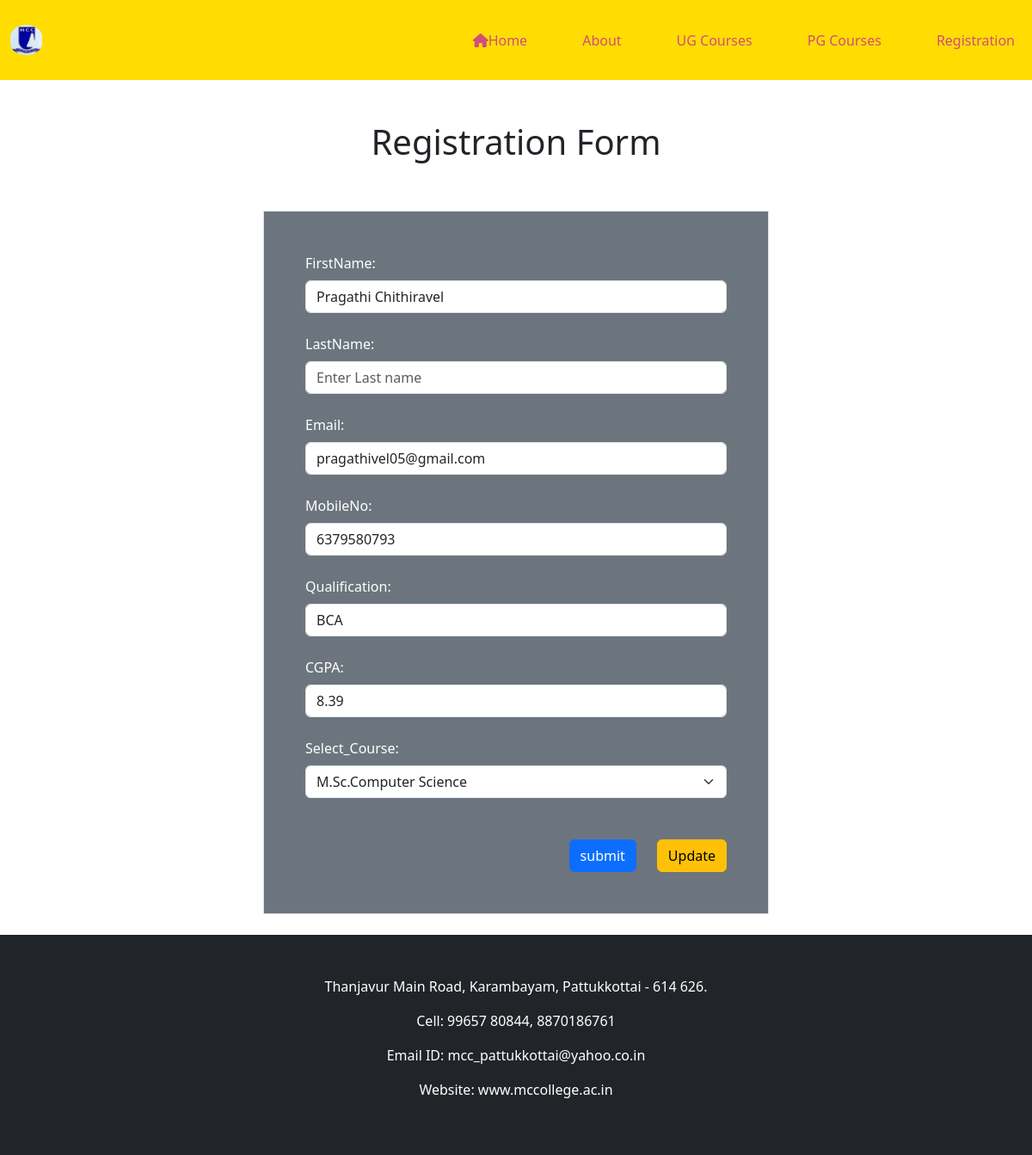
The page /Register-form.php?id=1 on the database its author committed.
### tables this page shows
CREATE TABLE `users` (
  `id` int(11) NOT NULL,
  `Name` varchar(50) DEFAULT NULL,
  `Email` varchar(100) DEFAULT NULL,
  `Mobile` varchar(20) DEFAULT NULL,
  `Qualification` varchar(100) DEFAULT NULL,
  `CGPA` varchar(50) DEFAULT NULL,
  `Courses` varchar(100) DEFAULT NULL
);

### Register-form.php (the view, shortened to what this page needs)
<!DOCTYPE html>
<html lang="en">
<head>
    <link href="https://cdn.jsdelivr.net/npm/bootstrap@5.3.8/dist/css/bootstrap.min.css" rel="stylesheet">
</head>
<body>
    <?php
    require 'header.php';
    ?>
<?php
include 'db.php';
if(isset($_GET['id'])){
    $id = (int) $_GET['id'];
    $sql = "SELECT * FROM users WHERE id='$id' ";
    $result = $connect->query($sql);
    if($result->num_rows > 0){
        $row = $result->fetch_assoc();
    }
}
?>
        <section>
            <div class="container-fluid">
                <h1 class="text-center py-5">Registration Form</h1>
                <div class="d-flex justify-content-center">
                    <form action="insert_value.php" method="POST" enctype="multipart/form-data"
                     class=" border text-bg-secondary py-5 px-5 col-10 col-sm-6">
                    <label for="fname" class="form-label">FirstName:</label>
                    <input class="form-control" id="fname" name="fname" type="text"
                    placeholder="Enter First name" value="<?php echo $row['Name'] ?? ''; ?>"/>
                    <span id="fnameError" style="color: red;"></span><br/>
                    <label for="lname" class="form-label">LastName:</label>
                    <input class="form-control" id="lname" name="lname" type="text"
                     placeholder="Enter Last name"/>
                    <span id="lnameError" style="color: red;"></span><br/>
                    <label for="mailid" class="form-label">Email:</label>
                    <input class="form-control" id="mailid" name="mailid" type="email"
                     placeholder="Enter Email" value="<?php echo $row['Email'] ?? ''; ?>"/>
                    <span id="mailidError" style="color: red;"></span><br/>
                    <label for="mobile-no" class="form-label">MobileNo:</label>
                    <input class="form-control" id="mobile-no" name="mobile-no" type="number"
                    placeholder="Enter Mobile No" value="<?php echo $row['Mobile'] ?? ''; ?>"/>
                    <span id="mobileError" style="color: red;"></span><br/>
                    <label for="qualification" class="form-label">Qualification:</label>
                    <input class="form-control" id="qualification" name="qualification" type="text"
                    placeholder="Highest qualification" value="<?php echo $row['Qualification'] ?? ''; ?>"/>
                    <span id="qualificationError" style="color: red;"></span><br/>
                    <label for="CGPA" class="form-label">CGPA:</label>
                    <input class="form-control" id="CGPA" name="CGPA" type="text"
                     placeholder="Enter CGPA/Percentage" value="<?php echo $row['CGPA'] ?? ''; ?>"/>
                    <span id="CGPAError" style="color: red;"></span><br/>
                    <label for="courses" class="form-label">Select_Course:</label>
                    <select class="form-select" id="courses" name="courses">
                        <option value="M.Sc.Computer Science"
                            <?php if(($row['Courses'] ?? '') == 'M.Sc.Computer Science') echo 'selected'; ?>>
                            M.Sc.Computer Science
                        </option>
                    </select><br/>
                    <span id="coursesError" style="color: red;"></span><br/>
                    <div class="d-flex justify-content-end gap-4">
                        <button onclick="alertBox()" class="btn btn-primary " type="submit" name="insert">submit</button>
                        <a href="User_update.php" class="btn btn-warning">Update</a>
                    </div>
                    </form>
                </div>
            </div>
        </section>
    <?php
    require 'footer.php';
    ?>
</body>
</html>

### rows shown on the page
users: fname "Pragathi Chithiravel", mailid "pragathivel05@gmail.com", mobile-no "6379580793", qualification "BCA", CGPA "8.39", courses "M.Sc.Computer Science"
